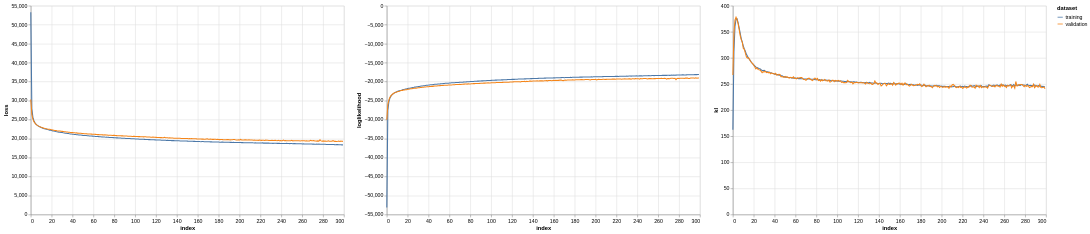

The cell this chart's notebook holds for it:
### Code cell
def metric_chart(df: pd.DataFrame, metric: str):

    sub_df = df.loc[:,[('training', metric), ('validation', metric)]]
    sub_df.columns = sub_df.columns.get_level_values(0)
    chart = alt.Chart(
        sub_df.reset_index()
    ).transform_fold(
        sub_df.columns.to_list(), ['dataset', metric]
    ).mark_line().encode(
        x='index:Q', y=f'{metric}:Q', color='dataset:N'
    ).properties(width=600, height=400)

    return chart

metric_chart(results_df, 'loss') | metric_chart(results_df, 'loglikelihood') | metric_chart(results_df, 'kl')

### Figure 1 — Vega-Lite specification as saved in the notebook (floating-point values rounded to 4 significant figures; data arrays with more than 128 entries replaced by an {"elided": "..."} marker saying what was removed)
{"config": {"view": {"continuousWidth": 300, "continuousHeight": 300}}, "hconcat": [{"data": {"name": "data-dd3a8cdd64a0a9616482309b8d9845f4"}, "mark": {"type": "line"}, "encoding": {"color": {"field": "dataset", "type": "nominal"}, "x": {"field": "index", "type": "quantitative"}, "y": {"field": "loss", "type": "quantitative"}}, "height": 400, "transform": [{"fold": ["training", "validation"], "as": ["dataset", "loss"]}], "width": 600}, {"data": {"name": "data-dff00de1683131125cc91c89a49919a7"}, "mark": {"type": "line"}, "encoding": {"color": {"field": "dataset", "type": "nominal"}, "x": {"field": "index", "type": "quantitative"}, "y": {"field": "loglikelihood", "type": "quantitative"}}, "height": 400, "transform": [{"fold": ["training", "validation"], "as": ["dataset", "loglikelihood"]}], "width": 600}, {"data": {"name": "data-d3d3307d7b9fd443893e7d0f289da40c"}, "mark": {"type": "line"}, "encoding": {"color": {"field": "dataset", "type": "nominal"}, "x": {"field": "index", "type": "quantitative"}, "y": {"field": "kl", "type": "quantitative"}}, "height": 400, "transform": [{"fold": ["training", "validation"], "as": ["dataset", "kl"]}], "width": 600}], "$schema": "https://vega.github.io/schema/vega-lite/v5.8.0.json", "datasets": {"data-dd3a8cdd64a0a9616482309b8d9845f4": {"elided": "300 records"}, "data-dff00de1683131125cc91c89a49919a7": {"elided": "300 records"}, "data-d3d3307d7b9fd443893e7d0f289da40c": {"elided": "300 records"}}}
